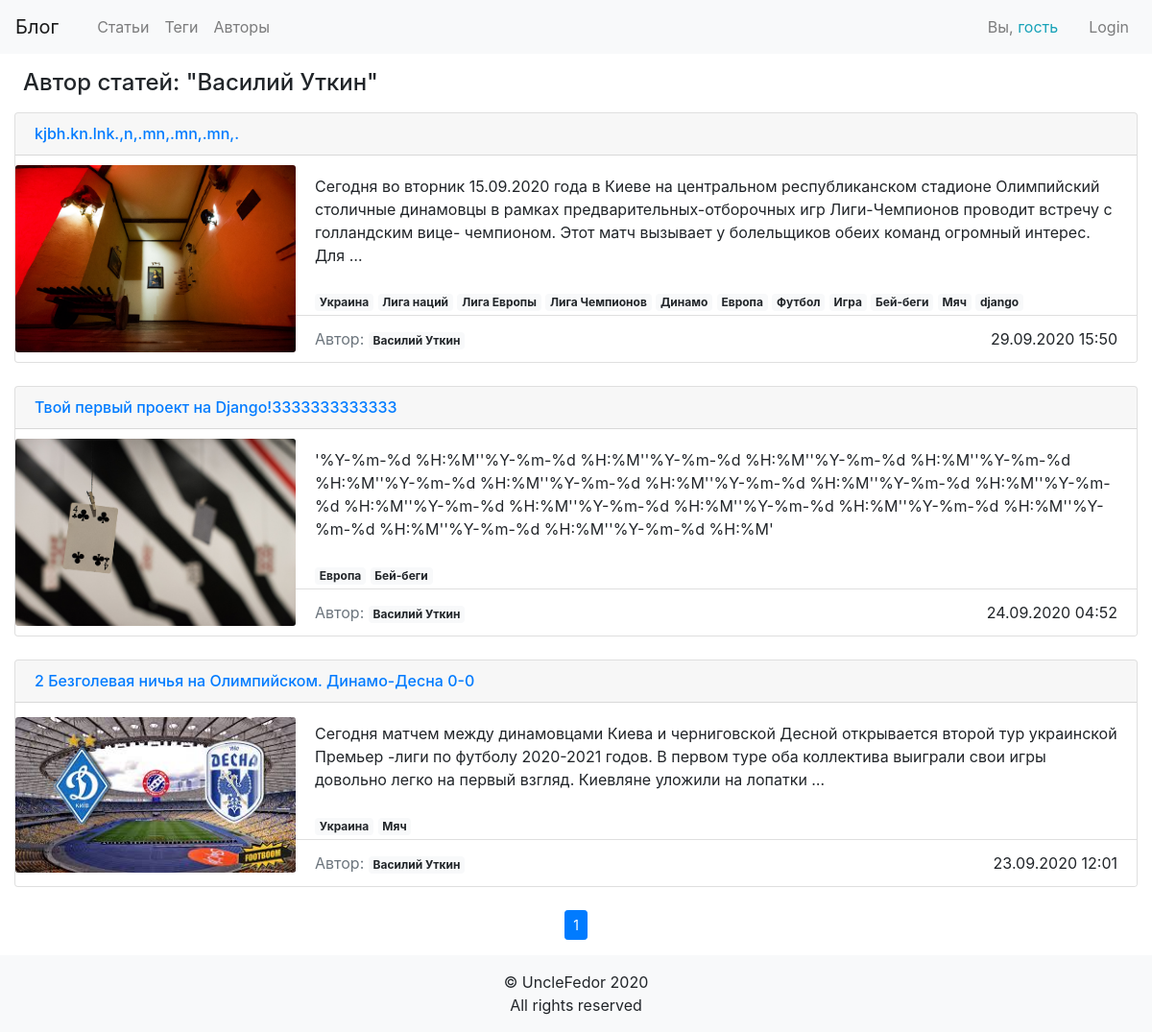
Screenshot of /author/utkin/ with the database file from the repository.
### blog/models.py (models this page shows, shortened)
class Post(models.Model):
    title = models.CharField('Заголовок', max_length=150, db_index=True)
    slug = models.SlugField(max_length=150, unique=True)
    body = models.TextField('Текст поста', blank=True, db_index=True)
    image = models.ImageField('Изображение', upload_to='images-of-posts')
    author = models.ForeignKey(User, verbose_name='Автор', on_delete=models.SET_NULL, null=True, blank=True, related_name='posts')
    date_pub = models.DateTimeField('Дата публикации')
    date_create = models.DateTimeField('Дата создания', auto_now_add=True)
    date_change = models.DateTimeField('Дата изменения', auto_now=True)
    tags = models.ManyToManyField(Tag, blank=True, related_name='posts')
    def get_absolute_url(self):
        return reverse('post_detail_url', kwargs={'slug': self.slug})
    class Meta:
        verbose_name = 'Пост'
        verbose_name_plural = 'Посты'
        ordering = ['-date_pub']

class Tag(models.Model):
    title = models.CharField('Имя тега', max_length=50, db_index=True)
    slug = models.SlugField(max_length=50, db_index=True)
    def get_absolute_url(self):
        return reverse('tag_detail_url', kwargs={'slug': self.slug})
    class Meta:
        verbose_name = 'Тег'
        verbose_name_plural = 'Теги'

### blog/views.py (the view)
# urls.py: path('author/<slug:name>/', AuthorPosts.as_view(), name='author_posts_url'),
class AuthorPosts(ListView):
    template_name = 'blog/author_posts.html'
    context_object_name = 'posts'
    paginate_by = 3
    def get_queryset(self, *args, **kwargs):
        return Post.objects.filter(author__username=self.kwargs['name'])
    def get_context_data(self, *, object_list=None, **kwargs):
        context = {'author': User.objects.get(username=self.kwargs['name'])}
        return super().get_context_data(**context)

### blog/templates/blog/author_posts.html
{% extends 'blog/base.html' %}
{% block content %}
    <div class="container-fluid mt-3 px-4">
        <h4> Автор статей: "{{ author.get_full_name }}"</h4>
    </div>
    {% include 'include/posts.html'%}
    {% include 'include/pagination.html' %}
{% endblock %}

### blog/templates/include/posts.html
<div class="container-fluid mt-3 ">
    <div class="row">
        <div class="col">
            {% for post in posts %}
            <div class="card mb-4">
                <a href="{{ post.get_absolute_url }}">
                    <h6 class="card-header">{{ post.title }}</h6>
                </a>
                <div class="row no-gutters align-items-center">
                    <div class="col-md-3">
                        <img src="{{ post.image.url }}" class="card-img " alt="...">
                    </div>
                    <div class="col-md-9">
                        <div class="card-body">
                            <p class="card-text"> {{ post.body|truncatewords:35 }} </p>
                        </div>
                        <div style="padding: 3px 20px;">
                            {% for tag in post.tags.all %}
                            <a href="{{ tag.get_absolute_url }}" class="badge badge-light">{{tag.title }}</a>
                            {% endfor %}
                        </div>
                        <div class="card-footer bg-white">
                            <div class="row">
                                <div class="col text-left">
                                    <p class="card-text">
                                        <span class="text-muted">
                                            Автор:
                                            <a href="/author/{{post.author}}/" class="badge badge-light">{{post.author.get_full_name }}</a>
                                        </span>
                                    </p>
                                </div>
                                <div class="col text-right">{{ post.date_pub|date:'d.m.Y H:i' }}</div>
                            </div>
                        </div>
                    </div>
                </div>
            </div>
            {% endfor %}
        </div>
    </div>
</div>

### rows the page displays
Post: title "kjbh.kn.lnk.,n,.mn,.mn,.mn,.", image (picture), body "Сегодня во вторник 15.09.2020 года в Киеве на центральном республиканском стадионе Олимпийский столичные динамовцы в рамках предварительных-отборочных игр Лиги-Чемпионов проводит встречу с голландским вице- чемпионом. Этот матч вызывает у болельщиков обеих команд огромный интерес. Для …", author.get_full_name "Василий Уткин", date_pub "29.09.2020 15:50"
Tag: title "Украина"
Tag: title "Лига наций"
Tag: title "Лига Европы"
Tag: title "Лига Чемпионов"
Tag: title "Динамо"
Tag: title "Европа"
Tag: title "Футбол"
Tag: title "Игра"
Tag: title "Бей-беги"
Tag: title "Мяч"
Tag: title "django"
Post: title "Твой первый проект на Django!3333333333333", image (picture), body "'%Y-%m-%d %H:%M''%Y-%m-%d %H:%M''%Y-%m-%d %H:%M''%Y-%m-%d %H:%M''%Y-%m-%d %H:%M''%Y-%m-%d %H:%M''%Y-%m-%d %H:%M''%Y-%m-%d %H:%M''%Y-%m-%d %H:%M''%Y-%m-%d %H:%M''%Y-%m-%d %H:%M''%Y-%m-%d %H:%M''%Y-%m-%d %H:%M''%Y-%m-%d %H:%M''%Y-%m-%d %H:%M''%Y-%m-%d %H:%M''%Y-%m-%d %H:%M'", author.get_full_name "Василий Уткин", date_pub "24.09.2020 04:52"
Post: title "2 Безголевая ничья на Олимпийском. Динамо-Десна 0-0", image (picture), body "Сегодня матчем между динамовцами Киева и черниговской Десной открывается второй тур украинской Премьер -лиги по футболу 2020-2021 годов. В первом туре оба коллектива выиграли свои игры довольно легко на первый взгляд. Киевляне уложили на лопатки …", author.get_full_name "Василий Уткин", date_pub "23.09.2020 12:01"

### other values shown
{{ author.get_full_name }} "Василий Уткин"
{{ page }} "1"
